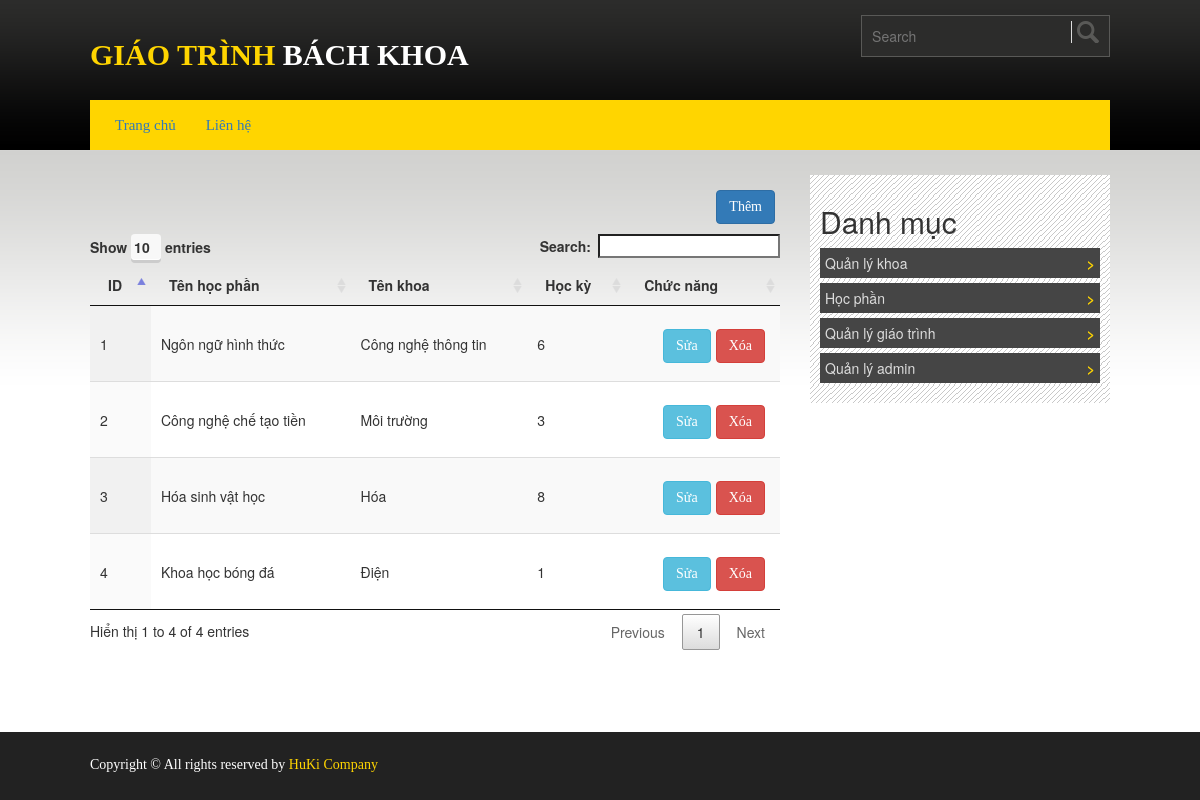
The app's page /admin_danhSachHocPhan.php with its own data.
### tables this page shows
CREATE TABLE `hocphan_tbl` (
  `idHocPhan` int(11) NOT NULL,
  `idKhoa` int(11) NOT NULL,
  `tenHocPhan` varchar(200) NOT NULL,
  `ky` int(11) NOT NULL
);

CREATE TABLE `khoa_tbl` (
  `idKhoa` int(11) NOT NULL,
  `tenKhoa` varchar(200) NOT NULL
);

### admin_danhSachHocPhan.php (the view)
<!DOCTYPE html PUBLIC "-//W3C//DTD XHTML 1.0 Transitional//EN" "http://www.w3.org/TR/xhtml1/DTD/xhtml1-transitional.dtd">
<html xmlns="http://www.w3.org/1999/xhtml" lang="en">
		<?php
			include('header-admin.php');
		?>
		<section id="content_area">
			<div class="clearfix wrapper main_content_area">
				<div class="clearfix main_content floatleft">
					<div class="clearfix content">
						<div >
							<a style="float: right;margin-bottom:10px"  href="admin_themHocPhan.php"><button class="btn btn-primary">Thêm</button></a>
						</div>
						<table id="mytable" class="display" cellspacing="0" width="100%">
						<thead>
							<tr>
								<th>ID</th>
								<th>Tên học phần</th>
								<th>Tên khoa</th>
								<th>Học kỳ</th>
								<th>Chức năng</th>
							</tr>
						</thead>
						<tbody>
							<?php
								$query="SELECT hp.idHocPhan ,hp.idKhoa,hp.tenHocPhan,hp.ky,k.tenKhoa FROM `hocphan_tbl` AS hp INNER JOIN khoa_tbl AS k ON hp.idKhoa=k.idKhoa ; ";
								$result=mysqli_query($link,$query);
								if (!$result) {
								echo 'Could not run query: ' . mysqli_error($link);
								exit;
								} else {
									while ( $row = mysqli_fetch_assoc($result) )
									{ echo "<tr><td>".$row['idHocPhan']."</td>";
									echo "<td>".$row['tenHocPhan']."</td>";
									echo "<td>".$row['tenKhoa']."</td>";
									echo "<td>".$row['ky']."</td>";
								?>
									<td>
										<a style='float: right;margin-bottom:10px'  href='Controller_xoaHocPhan.php?id=<?php echo $row['idHocPhan'];  ?>'><button class='btn btn-danger'>Xóa</button></a>
										<a style='float: right;margin-bottom:10px'  href='admin_capNhatHocPhan.php?id=<?php echo $row['idHocPhan'];  ?>'><button class='btn btn-info'>Sửa</button></a>
									</td>
								</tr>
								<?php
									}
								}
							?>
						</tbody>
					</table>
					</div>
				</div>
				<?php
				include('right-admin.php');
				?>
			</div>
		</section>
		<?php
			include('footer.php');
		?>
</html>

### style.css (style rules this page uses)
* { margin:0;padding:0 }
body { font-family:Arial; font-size:14px;line-height:20px }
a { text-decoration:none;color:#000; }
.floatleft { float:left }
.wrapper { width:1020px;display:block;margin:0 auto }
.clearfix { overflow:hidden }
#content_area { background: url("images/body_top_bg.png") repeat-x scroll center top #fff; padding-top: 25px; margin-bottom: 80px; }
.main_content { width: 690px; margin-right: 10px; }
.btn { display: inline-block; padding: 8px 14px; background: #FFD500; margin: 15px 5px 15px 0px; font-family: oswald; }

### records on screen
hocphan_tbl: idHocPhan "1", tenHocPhan "Ngôn ngữ hình thức", idKhoa.tenKhoa "Công nghệ thông tin", ky "6"
hocphan_tbl: idHocPhan "2", tenHocPhan "Công nghệ chế tạo tiền", idKhoa.tenKhoa "Môi trường", ky "3"
hocphan_tbl: idHocPhan "3", tenHocPhan "Hóa sinh vật học", idKhoa.tenKhoa "Hóa", ky "8"
hocphan_tbl: idHocPhan "4", tenHocPhan "Khoa học bóng đá", idKhoa.tenKhoa "Điện", ky "1"
